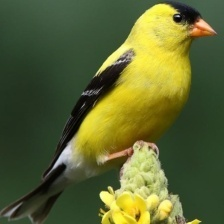
#> input picture bird_classifier/Bird Speciees Dataset/AMERICAN GOLDFINCH/002.jpg, 224 x 224 px; its folder holds only this picture in this run
$ python model.py
#> lines starting #> are read from the running program, lines starting #| are printed output that depends on the picture
import numpy as np
import cv2
import joblib
from sklearn.model_selection import train_test_split
from sklearn.metrics import accuracy_score
from sklearn.preprocessing import LabelEncoder
from sklearn.ensemble import RandomForestClassifier
from skimage.feature import hog
from glob import glob
import os
def load_data(img_size=(128,128)):
#> called with img_size = (128, 128)
    dataset_path="Data/Bird Speciees Dataset"
    images=[]
    labels=[]
    class_names=os.listdir(dataset_path)
    for class_name in class_names:
        class_path=os.path.join(dataset_path,class_name)
        for img_path in glob(os.path.join(class_path,"*.jpg")):
            img=cv2.imread(img_path)
#> img is the input picture: shape (224, 224, 3); mean B, G, R 50.1, 100.6, 92.3
            if img is None:
                continue
            img=cv2.resize(img,img_size)
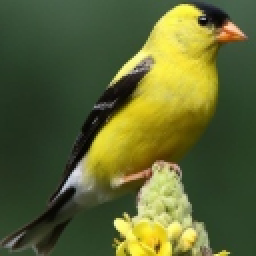
#> img: shape (128, 128, 3) (shown 2 times larger); mean B, G, R 50, 100.5, 92.3
            gray=cv2.cvtColor(img,cv2.COLOR_BGR2GRAY)
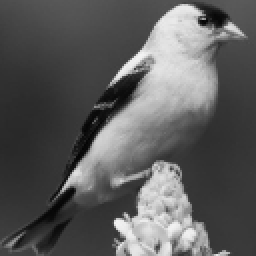
#> gray: shape (128, 128) (shown 2 times larger); min 4, max 243, mean 92.3
            feature=hog(gray,pixels_per_cell=(8,8),cells_per_block=(2,2),feature_vector=True)
#> feature = 8100 values, max 0.819 at index 1325, min 0 at index 1, mean 0.118
            images.append(feature)
            labels.append(class_name)
#> pass 2 of the loop in load_data, `for class_name in class_names:`:
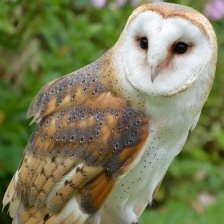
#> input picture bird_classifier/Bird Speciees Dataset/BARN OWL/001.jpg, 224 x 224 px
#> in load_data, img is the input picture: shape (224, 224, 3); mean B, G, R 90.7, 127.4, 125.7
#> in load_data, `img=cv2.resize(img,img_size)`:
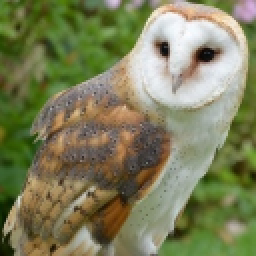
#> img: shape (128, 128, 3) (shown 2 times larger); mean B, G, R 90.6, 127.3, 125.6
#> in load_data, `gray=cv2.cvtColor(img,cv2.COLOR_BGR2GRAY)`:
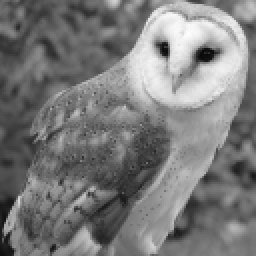
#> gray: shape (128, 128) (shown 2 times larger); min 9, max 253, mean 122.6
#> feature = 8100 values, max 0.4 at index 6328, min 0 at index 138, mean 0.139
    return np.array(images), np.array(labels)
def train(x,y):
    le=LabelEncoder()
    y=le.fit_transform(y)
#> y = [0, 1]
    x_train,x_test,y_train,y_test=train_test_split(x,y,test_size=0.2,random_state=55)
#> y_train = [1]; y_test = [0]
    model=RandomForestClassifier(n_estimators=100,random_state=45)
    model.fit(x_train,y_train)
    prediction=model.predict(x_test)
#> prediction = [1]
    acc=accuracy_score(y_test,prediction)
#> acc = 0
    joblib.dump((model,le), "bird_classifier.pkl")
    print(f"model trained with {acc*100: .2f}% accuracy")
#| model trained with  0.00% accuracy
x,y=load_data()
train(x,y)
